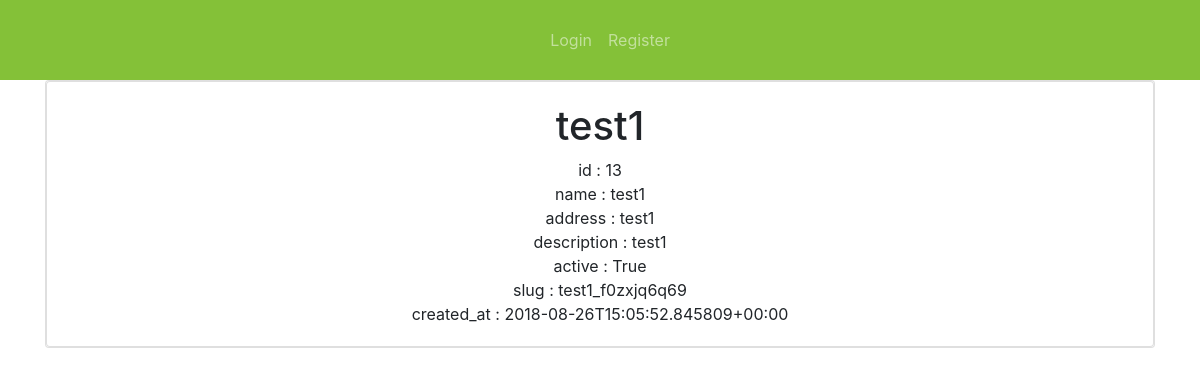
Screenshot of /pads/test1_f0zxjq6q69/ with the database file from the repository.
### pads/models.py (models this page shows, shortened)
class Pad(models.Model):
    name            = models.CharField(default="My Pad", max_length=50)
    address         = models.CharField(max_length=200)
    description     = models.TextField(max_length=200)
    active          = models.BooleanField(default=True)
    slug            = models.SlugField(null=True, unique=True)
    created_at      = models.DateTimeField(default=timezone.now)
    published_at    = models.DateTimeField(blank=True, null=True)
    def get_fields(self):
        return [(field.name, field.value_to_string(self)) for field in Pad._meta.fields]

### pads/views.py (the view)
# urls.py: url(r'^(?P<slug>[\w-]+)/$', PadDetailSlugView.as_view(), name='read'),
class PadDetailSlugView(DetailView):
    template_name = 'pads/detail.html'
    def get_object(self, *args, **kwargs):
        request = self.request
        slug = self.kwargs.get('slug')
        try:
            instance = Pad.objects.get(slug=slug, active=True)
        except Pad.DoesNotExist:
            raise Http404('Pad does not exist')
        except Pad.MultipleObjectsReturned:
            qs = Pad.objects.filter(slug=slug, active=True)
            instance = qs.first()
        except:
            raise Http404('Error in slug view')
        return instance

### pads/templates/pads/detail.html
{% extends "base.html" %}
{% block content %}
  <div class="card">
    <div class="card text-center">
      <div class="card-body">
        <h1>{{ object.name }}</h1>
        {% for name, value in object.get_fields %}
            {% if value %}
                {{ name }} : {{ value }}<br/>
            {% endif %}
        {% endfor %}
      </div>
    </div>
  </div>
{% endblock %}

### templates/base.html (shortened to what this page needs)
{% load static %}
<!DOCTYPE html>
<html lang="en">
  <head>
      {% include 'base/css.html' %}
  </head>
  <body>
    {% include 'base/navbar.html' with brand_name='pond' %}
    <div class='container'>
    {% block content %}{% endblock %}
    </div>
  </body>
</html>

### templates/base/css.html (shortened to what this page needs)
{% load static %}
<link rel='stylesheet' href='https://maxcdn.bootstrapcdn.com/bootstrap/4.0.0/css/bootstrap.min.css' type="text/css">
<link rel='stylesheet' href='https://maxcdn.bootstrapcdn.com/font-awesome/4.7.0/css/font-awesome.min.css' type="text/css">
<link rel='stylesheet' href='{% static "css/main.css" %}' type="text/css">
<link rel='stylesheet' href='{% static "css/navbar.css" %}' type="text/css">

### templates/base/navbar.html (shortened to what this page needs)
{% url 'home' as home_url %}
{% url 'pads:list' as pad_list_url %}
{% url 'events:list' as event_list_url %}
{% url 'ribbits:list' as ribbit_list_url %}
{% url 'register' as register_url %}
{% url 'login' as login_url %}
{% url 'logout' as logout_url %}
{% url 'contact' as contact_url %}
{% url 'cart:home' as cart_url %}
{% url 'calendar' as calendar_url %}
{% load static %}
<nav class="navbar navbar-expand-lg navbar-dark fixed-top">
    <div class="navbar-collapse collapse w-100 dual-collapse2 order-1 order-md-0">
        <ul class="navbar-nav ml-auto text-center">
          {% if request.user.is_authenticated %}
            <li class="nav-item {% if request.path == ribbit_list_url %}active{% endif %}">
              <a class="nav-link fa fa-commenting" href="{{ ribbit_list_url }}"><span class="sr-only">(current)</span></a>
            </li>
            <li class="nav-item {% if request.path == home_url %}active{% endif %}">
              <a class="nav-link nav-icon fa fa-users" href="{{ home_url }}"><span class="sr-only">(current)</span></a>
            </li>
            <li class="nav-item {% if request.path == calendar_url %}active{% endif %}">
              <a class="nav-link nav-icon fa fa-calendar" href="{{ event_list_url }}"><span class="sr-only">(current)</span></a>
            </li>
          {% else %}
            <li class="nav-item {% if request.path == register_url %}active{% endif %}">
              <a class="nav-link nav-icon" href="{{ login_url }}">Login</a>
            </li>
          {% endif %}
        </ul>
    </div>
    <div class="navbar-collapse collapse w-100 dual-collapse2 order-2 order-md-2">
        <ul class="navbar-nav mr-auto text-center">
          {% if request.user.is_authenticated %}
            <li class="nav-item {% if request.path == product_list_url %}active{% endif %}">
              <a class="nav-link nav-icon fa fa-map-signs" href="{{ pad_list_url }}"><span class="sr-only">(current)</span></a>
            </li>
            <li class="nav-item">
              <li class="nav-item dropdown">
                <a class="nav-link nav-icon fa fa-caret-square-o-down" id="navbarDropdownMenuLink" data-toggle="dropdown" aria-haspopup="true" aria-expanded="false"></a>
                  <div class="dropdown-menu" aria-labelledby="navbarDropdownMenuLink">
                    <a class="dropdown-item" href="{{ cart_url }}"> {{ request.session.cart_items }} <i class="fa fa-shopping-cart" aria-hidden="true"></i></a>
                    {% if request.user.is_authenticated %}
                      <a class="dropdown-item" href="{{ logout_url }}">Logout</a>
                    {% endif %}
                    <a class="dropdown-item" href="{{ contact_url }}">Contact</a>
                  </div>
              </li>
            </li>
          {% else %}
            <li class="nav-item {% if request.path == register_url %}active{% endif %}">
              <a class="nav-link nav-icon" href="{{ register_url }}">Register</a>
            </li>
          {% endif %}
        </ul>
    </div>
</nav>

### templates/base/js.html (shortened to what this page needs)
{% load static %}

### static_project/css/main.css (style rules this page uses)
body { padding-top: 80px; }

### static_project/css/navbar.css (style rules this page uses)
.navbar { background-color: rgb(132, 193, 56); height: 5em; }

### rows the page displays
Pad: name "test1", get_fields "test1" "test1" "test1" "test1_f0zxjq6q69"

### other values shown
{{ name }} "id" "name" "address" "description" "active" "slug" "created_at"
{{ value }} "13" "True" "2018-08-26T15:05:52.845809+00:00"
